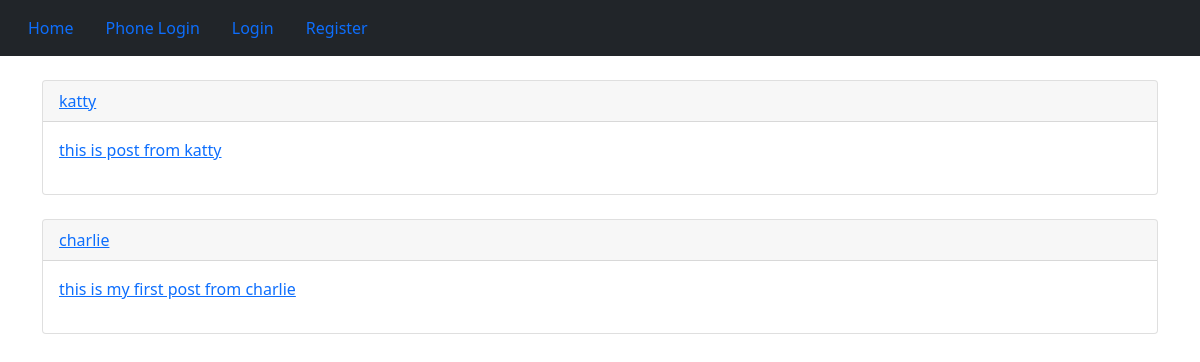
The app's page /, older data.
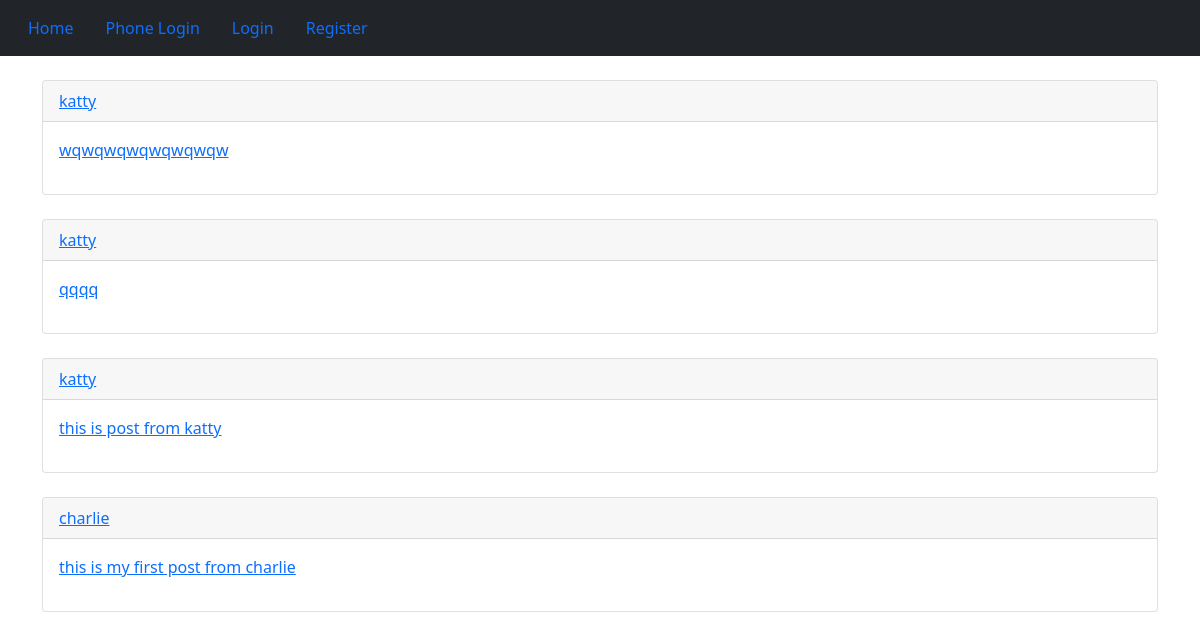
The same page, newer data.
### posts/models.py (models this page shows, shortened)
class Post (models.Model):
    user =      models.ForeignKey(User, on_delete = models.CASCADE)
    body =      models.TextField(max_length = 500)
    slug =      models.SlugField(max_length = 200)
    created =   models.DateTimeField(auto_now_add = True)
    def get_absolute_url(self):
        return reverse('posts:post_detail', args=[self.created.year, self.created.month, self.created.day, self.slug])
    class Meta :
        ordering = ('-created',)

### posts/views.py (the view)
# urls.py: path('', views.all_posts, name='all_posts'),
def all_posts(request):
    posts = Post.objects.all()
    context = {
        'posts' : posts
    }
    return render(request, 'posts/all_posts.html',context)

### posts/templates/posts/all_posts.html (shortened to what this page needs)
{% extends 'base.html' %}
{% block content %}
    {% for post in posts %}
        <br />
        <div class="card" >
            <p class="card-header" ><a href="{% url 'usermanage:dashboard' post.user.id %}">{{ post.user }}</a></p>
            <p class="card-body" ><a href='{{ post.get_absolute_url }}' >{{ post.body }}</a></p>
        </div>
    {% endfor %}
{% endblock %}

Row changes from the older to the newer data that the page shows:
added Post: user "katty", body "wqwqwqwqwqwqwqw"
added Post: user "katty", body "qqqq"
